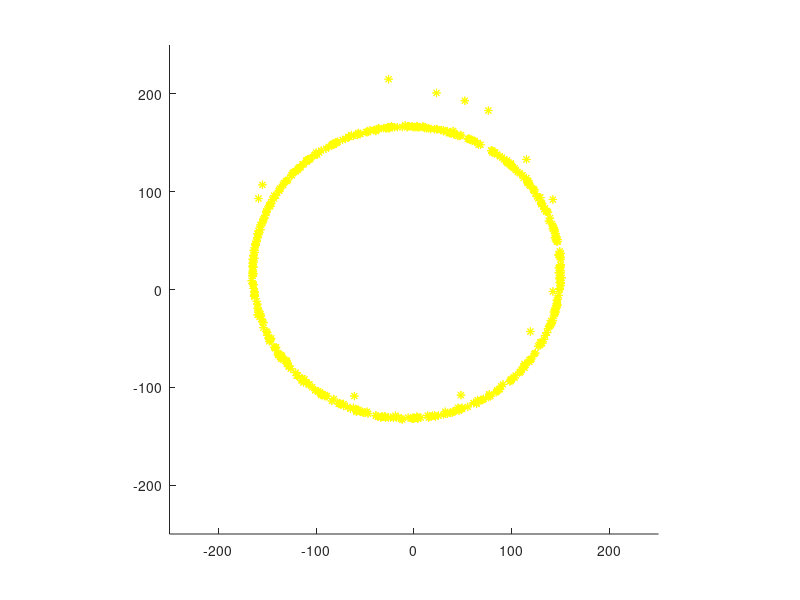

This figure's MATLAB source: (Note: this script raises an error after producing the figure.)
close all;
xData = load('y6.txt');
yData = load('x6.txt');
zData = load('z6.txt');
%%
smallPCB = 1;
if (smallPCB == 1)
   if (exist('smallPcbResult','dir') == 0)
       mkdir('smallPcbResult');
   end
   PCBdir = 'smallPcbResult';
else
   if (exist('bigPcbResult','dir') == 0)
       mkdir('bigPcbResult');
   end
   PCBdir = 'bigPcbResult';
end    

magdir = PCBdir;
if (exist(magdir,'dir') == 0)
    mkdir(magdir);
end

%%
% x axis rotation data process
handle1 = figure(1);
hold on;
plot(xData(:,2), xData(:,3),'y*');
axis equal;axis([-250 250 -250 250]);
[xc1,yc1,R,a] = circfit(xData(:,2), xData(:,3));
circle(R,xc1,yc1);
xlabel('magY'); ylabel('magZ');
title('X axis rotation');
saveas(handle1,[magdir,'/xRotation.fig']);

% evaluate the data
[xcx, ycx, semimajorx, semiminorx, eccex, percentx] = getEllipseParam(xData(:,2), xData(:,3));
% Save the data
fid = fopen([magdir '/magEvaluateParam.txt' ], 'wt');
fprintf(fid, 'The result of x axis rotation:\n');
fprintf(fid, 'xCenter:      %.5g\n', xcx);
fprintf(fid, 'yCenter:      %.5g\n', ycx);
fprintf(fid, 'semimajor:    %.5g\n', semimajorx);
fprintf(fid, 'semiminor:    %.5g\n', semiminorx);
fprintf(fid, 'eccentricity: %.5g\n', eccex);
fprintf(fid, 'percentage:   %.5g\n\n', percentx);


%%
% y axis rotation data process
handle2 = figure(2); 
hold on;
plot(yData(:,1)-33.2442, yData(:,3)-43.1492,'y*');
axis equal;axis([-250 250 -250 250]);
[xc2,yc2,R,a] = circfit(yData(:,1)-33.2442, yData(:,3)-43.1492);

circle(R,xc1,yc1);
xlabel('magZ'); ylabel('magX');
title('Y axis rotation');
saveas(handle2,[magdir,'/yRotation.fig']);

% evaluate the data
[xcy, ycy, semimajory, semiminory, eccey, percenty] = getEllipseParam(yData(:,1), yData(:,3));
% Save the data
fprintf(fid, 'The result of y axis rotation:\n');
fprintf(fid, 'xCenter:      %.5g\n', xcy);
fprintf(fid, 'yCenter:      %.5g\n', ycy);
fprintf(fid, 'semimajor:    %.5g\n', semimajory);
fprintf(fid, 'semiminor:    %.5g\n', semiminory);
fprintf(fid, 'eccentricity: %.5g\n', eccey);
fprintf(fid, 'percentage:   %.5g\n\n', percenty);


%%
% z axis data process
handle3 = figure(3);
hold on;
plot(zData(:,1)-36.3541, zData(:,2)+12.1757,'y*');
axis equal;axis([-250 250 -250 250]);
[xc3,yc3,R,a] = circfit(zData(:,1)-36.3541, zData(:,2)+12.1757);
circle(R,xc3,yc3);
xlabel('magX'); ylabel('magY');
title('Z axis rotation');
saveas(handle3,[magdir,'/zRotation.fig']);

% evaluate the data
[xcz, ycz, semimajorz, semiminorz, eccez, percentz] = getEllipseParam(zData(:,1), zData(:,2));
% Save the data
fprintf(fid, 'The result of z axis rotation:\n');
fprintf(fid, 'xCenter:      %.5g\n', xcz);
fprintf(fid, 'yCenter:      %.5g\n', ycz);
fprintf(fid, 'semimajor:    %.5g\n', semimajorz);
fprintf(fid, 'semiminor:    %.5g\n', semiminorz);
fprintf(fid, 'eccentricity: %.5g\n', eccez);
fprintf(fid, 'percentage:   %.5g', percentz);
fclose(fid);
